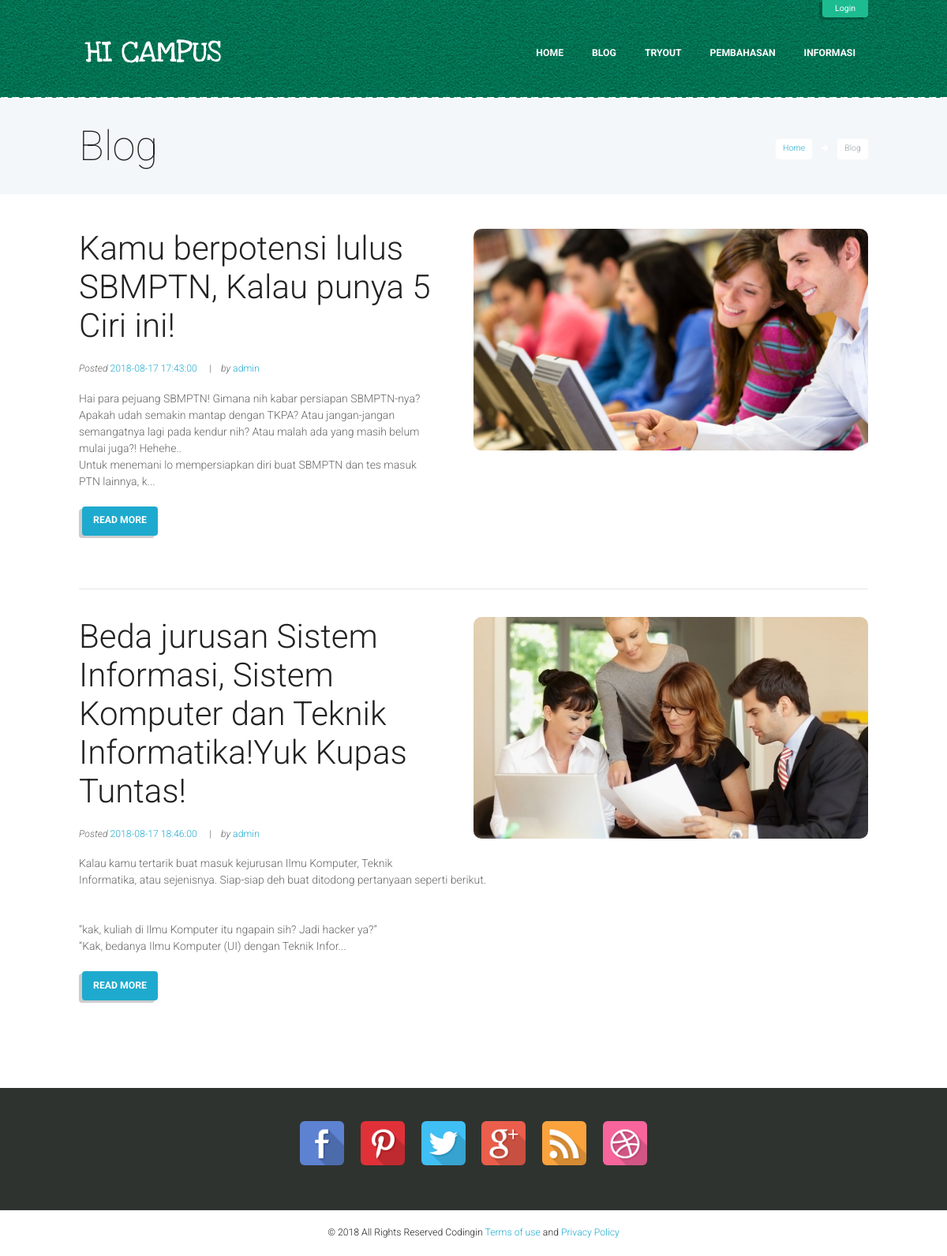
/index.php/siswa/dftr_blog, run on the app's committed database.
### tables this page shows
CREATE TABLE `blog` (
  `id_blog` int(11) NOT NULL,
  `title` text NOT NULL,
  `cover` text NOT NULL,
  `isi` text NOT NULL,
  `tanggal` datetime NOT NULL,
  `oleh` varchar(30) NOT NULL
);

### application/controllers/Siswa.php (called while the page is built, shortened)
<?php
class Siswa extends CI_Controller {
	function __construct()
	{
		$this->load->model('Msiswa');
		$this->load->model('Msoal');
	}
	function dftr_blog(){
		$this->load->model('Mblog');
		$data['post'] = $this->Mblog->df_blog()->result();
		$this->load->view('daftar_post',$data);
	}
}

### index.php (called while the page is built, shortened)
<?php
require_once BASEPATH.'core/CodeIgniter.php';

### application/models/Mblog.php (called while the page is built, shortened)
<?php
class Mblog extends CI_model
{
	function df_blog()
	{
		return $this->db->get('blog');
	}
}
?>

### application/views/daftar_post.php (the view, shortened to what this page needs)
<!DOCTYPE html>
<html lang="en-US">
<head>
<link rel="stylesheet" href="<?php echo base_url('dst/css/fontello/css/fontello.css'); ?>" type="text/css" media="all" />
    <link rel="stylesheet" href="<?php echo base_url('dst/js/rs-plugin/settings.css'); ?>" type="text/css" media="all" />
    <link rel="stylesheet" href="<?php echo base_url('dst/css/woocommerce/woocommerce-layout.css'); ?>" type="text/css" media="all" />
    <link rel="stylesheet" href="<?php echo base_url('dst/css/woocommerce/woocommerce-smallscreen.css'); ?>" type="text/css" media="only screen and (max-width: 768px)" />
    <link rel="stylesheet" href="<?php echo base_url('dst/css/woocommerce/woocommerce.css'); ?>" type="text/css" media="all" />
    <link rel="stylesheet" href="<?php echo base_url('dst/css/style.css'); ?>" type="text/css" media="all" />
    <link rel="stylesheet" href="<?php echo base_url('dst/css/shortcodes.css'); ?>" type="text/css" media="all" />
    <link rel="stylesheet" href="<?php echo base_url('dst/css/core.animation.css'); ?>" type="text/css" media="all" />
    <link rel="stylesheet" href="<?php echo base_url('dst/css/tribe-style.css'); ?>" type="text/css" media="all" />
    <link rel="stylesheet" href="<?php echo base_url('dst/css/skins/skin.css'); ?>" type="text/css" media="all" />
	<link rel="stylesheet" href="<?php echo base_url('dst/css/core.portfolio.css'); ?>" type="text/css" media="all" />
    <link rel="stylesheet" href="<?php echo base_url('dst/js/mediaelement/mediaelementplayer.min.css'); ?>" type="text/css" media="all" />
    <link rel="stylesheet" href="<?php echo base_url('dst/js/mediaelement/wp-mediaelement.css'); ?>" type="text/css" media="all" />
    <link rel="stylesheet" href="<?php echo base_url('dst/js/prettyPhoto/css/prettyPhoto.css'); ?>" type="text/css" media="all" />
    <link rel="stylesheet" href="<?php echo base_url('dst/js/core.customizer/front.customizer.css'); ?>" type="text/css" media="all" />
	<link rel="stylesheet" href="<?php echo base_url('dst/js/core.messages/core.messages.css'); ?>" type="text/css" media="all" />
    <link rel="stylesheet" href="<?php echo base_url('dst/js/swiper/idangerous.swiper.min.css'); ?>" type="text/css" media="all" />
	<link rel="stylesheet" href="<?php echo base_url('dst/css/responsive.css'); ?>" type="text/css" media="all" />
    <link rel="stylesheet" href="<?php echo base_url('dst/css/skins/skin-responsive.css'); ?>" type="text/css" media="all" />
    <link rel="stylesheet" href="<?php echo base_url('dst/css/slider-style.css'); ?>" type="text/css" media="all" />
	<link rel="stylesheet" href="<?php echo base_url('dst/css/custom-style.css'); ?>" type="text/css" media="all" />
</head>
<body class="archive category body_style_wide body_filled article_style_stretch layout_excerpt top_panel_style_dark top_panel_opacity_solid top_panel_above menu_right sidebar_hide">
    <div class="body_wrap">
        <div class="page_wrap">
            <header class="top_panel_wrap bg_tint_dark">
				<?php include 'menud.php'; ?>
            </header>
            <div class="page_top_wrap page_top_title page_top_breadcrumbs">
                <div class="content_wrap">
                    <div class="breadcrumbs">
                        <a class="breadcrumbs_item home" href="index-2.html">Home</a>
						<span class="breadcrumbs_delimiter"></span>
						<span class="breadcrumbs_item current">Blog</span>
					</div>
                    <h1 class="page_title">Blog</h1>
                </div>
            </div>
			<div class="page_content_wrap">
				<div class="content_wrap">
					<div class="content">
						<?php foreach ($post as $blog) { ?>
						<article class="post_item post_item_excerpt post_featured_right odd post type-post">
							<div class="post_featured">
								<div class="sc_video_player">
									<div class="sc_video_frame sc_video_play_button hover_icon hover_icon_play" data-width="750" data-height="422" data-video="&lt;iframe class=&quot;video_frame&quot; src=_http_/player.vimeo.com/video/704113765782.html?autoplay=1%22 width=&quot;750&quot; height=&quot;422&quot; frameborder=&quot;0&quot; webkitAllowFullScreen=&quot;webkitAllowFullScreen&quot; mozallowfullscreen=&quot;mozallowfullscreen&quot; allowFullScreen=&quot;allowFullScreen&quot;&gt;&lt;/iframe&gt;">
										<img alt="post_video-750x422.jpg&quot;&gt;" src="<?php echo $blog->cover; ?>">
									</div>
								</div>
							</div>
							<div class="post_content clearfix">
								<h3 class="post_title">
									<a href="blog?id_post=<?php echo $blog->id_blog ?>"><?php echo $blog->title; ?></a>
								</h3>
								<div class="post_info">
									<span class="post_info_item post_info_posted">Posted
										<a href="#" class="post_info_date"><?php echo $blog->tanggal; ?></a>
									</span>
									<span class="post_info_item post_info_posted_by">by
										<a href="#" class="post_info_author"><?php echo $blog->oleh; ?></a>
									</span>
								</div>
								<div class="post_descr">
									<?php echo substr($blog->isi, 0,300)."...<br><br>"; ?>
									<a href="blog?id_post=<?php echo $blog->id_blog ?>" class="sc_button sc_button_square sc_button_style_filled sc_button_bg_link sc_button_size_small">READ MORE</a>
								</div>
							</div>
						</article>
						<?php } ?>
					</div>
				</div>
			</div>
            <?php include 'footer.php'; ?>
</body>
</html>

### dst/css/shortcodes.css (style rules this page uses)
input[type="submit"], input[type="button"], button, .sc_button { display:inline-block; text-align:center; padding:0.85em 1.15em; font-size:0.875em; line-height: 1.3em; font-weight:700; }
input[type="submit"]:before, input[type="button"]:before, button:before, .sc_button:before { margin-right:10px; }
.sc_video_player { background-repeat:no-repeat; -webkit-background-size: 100% auto; -moz-background-size: 100% auto; -o-background-size: 100% auto; background-size: 100% auto; }
.sc_video_frame { position:relative; overflow:hidden; }
.sc_video_frame img { width: 100%; height:auto; }

### dst/css/responsive.css (style rules this page uses)
@media (min-width: 1136px) and (max-width: 1367px) { .slider_boxed, .content_wrap, .content_container { width:1000px; } }

### dst/css/skins/skin-responsive.css (style rules this page uses)
@media (min-width: 1136px) and (max-width: 1279px) { body { font-size: 14px; } }

### dst/css/custom-style.css (style rules this page uses)
.page_top_breadcrumbs { background-image: url(skins/images/bg_over.png); background-repeat: repeat-x; background-position: center top; }

### data on the page
blog: cover (picture), title "Kamu berpotensi lulus SBMPTN, Kalau punya 5 Ciri ini!", tanggal "2018-08-17 17:43:00", oleh "admin", isi "Hai para pejuang SBMPTN! Gimana nih kabar persiapan SBMPTN-nya? Apakah udah semakin mantap dengan TKPA? Atau jangan-jangan semangatnya lagi pada kendur nih? Atau malah ada yang masih belum mulai juga?! Hehehe.. Untuk menemani lo mempersiapkan diri buat SBMPTN dan tes masuk PTN lainnya, k"
blog: cover (picture), title "Beda jurusan Sistem Informasi, Sistem Komputer dan Teknik Informatika!Yuk Kupas Tuntas!", tanggal "2018-08-17 18:46:00", oleh "admin", isi "Kalau kamu tertarik buat masuk kejurusan Ilmu Komputer, Teknik Informatika, atau sejenisnya. Siap-siap deh buat ditodong pertanyaan seperti berikut. “kak, kuliah di Ilmu Komputer itu ngapain sih? Jadi hacker ya?” “Kak, bedanya Ilmu Komputer (UI) dengan Teknik Infor"
